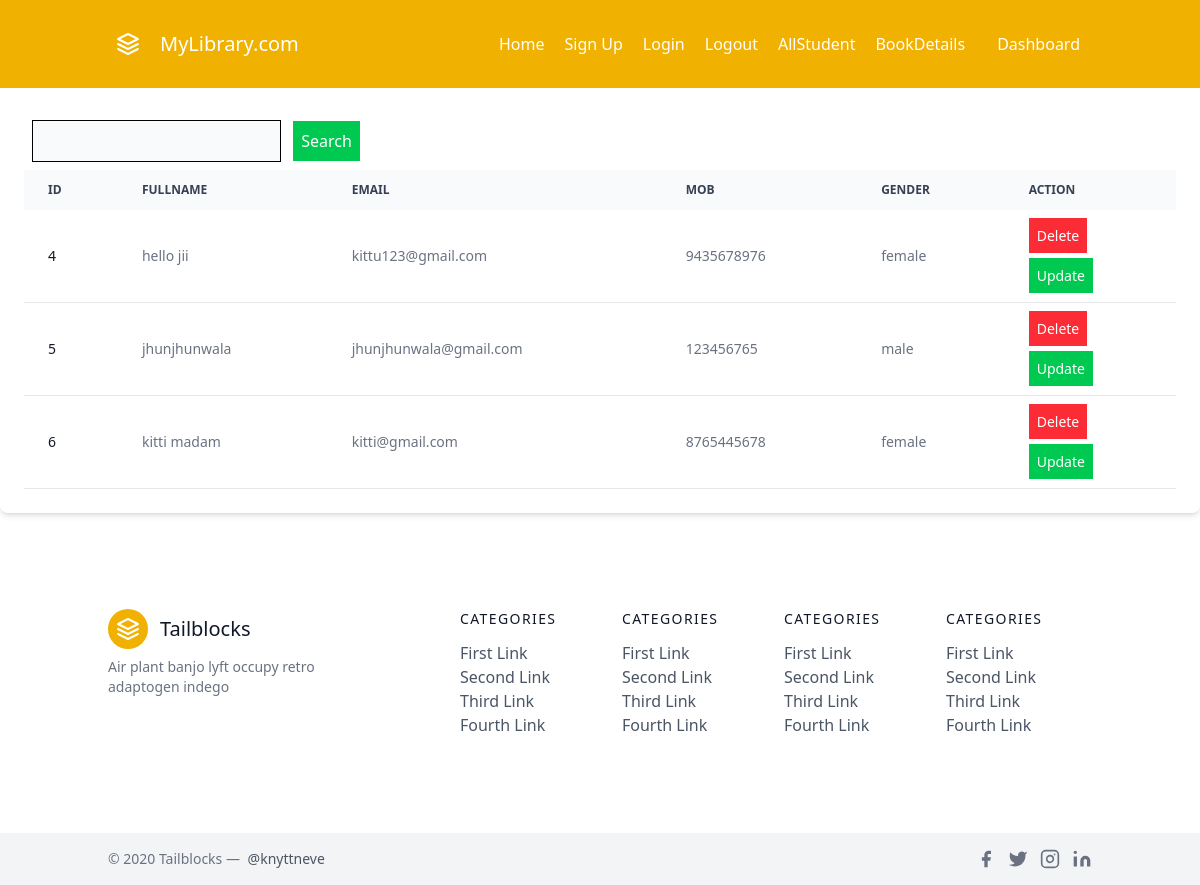
Page /getall (signed in) on the committed database.
### customer/models.py (models this page shows)
class Customer(db.Model):
    id=db.Column(db.Integer,primary_key=True)
    name=db.Column(db.String(100),nullable=False)
    email=db.Column(db.String(100),nullable=False,unique=True)
    password=db.Column(db.String(100),nullable=True)
    phone=db.Column(db.Integer,unique=True,nullable=True)
    gender=db.Column(db.String(10),nullable=False)

### app.py (the view)
@app.route("/getall",methods=["GET"])
def get_all():
    if "Email" not in session:
        return redirect(url_for("login_user"))
    customers = Customer.query.all()
    return render_template("getallstudent.html", users=customers)

### templates/getallstudent.html
{% extends "base.html" %}
{% block content %}
<div class="relative overflow-x-auto shadow-md sm:rounded-lg p-6">
    <form method="GET" action="/search">
    <input name="query" class="bg-gray-50 border p-2 m-2" type="text"> <button type="submit" class="bg-green-500 p-2 text-white cursor-pointer">Search</button>
    </form>
  <table class="w-full text-sm text-left rtl:text-right text-gray-500 dark:text-gray-400">
        <thead class="text-xs text-gray-700 uppercase bg-gray-50 dark:bg-gray-700 dark:text-gray-400">
            <tr>
                <th scope="col" class="px-6 py-3">
                    ID
                </th>
                <th scope="col" class="px-6 py-3">
                    FULLNAME
                </th>
                <th scope="col" class="px-6 py-3">
                    EMAIL
                </th>
                <th scope="col" class="px-6 py-3">
                    MOB
                </th>
                <th scope="col" class="px-6 py-3">
                    GENDER
                </th>
                <th scope="col" class="px-6 py-3">
                    ACTION
                </th>
            </tr>
        </thead>
        <tbody>
            {% for data in users %}
              <tr class="bg-white border-b dark:bg-gray-800 dark:border-gray-700 border-gray-200 hover:bg-gray-50 dark:hover:bg-gray-600">
                <th scope="row" class="px-6 py-4 font-medium text-gray-900 whitespace-nowrap dark:text-white">
                    {{data.id}}
                </th>
                <td class="px-6 py-4">
                    {{data.name}}
                </td>
                <td class="px-6 py-4">
                    {{data.email}}
                </td>
                <td class="px-6 py-4">
                    {{data.phone}}
                </td>
                <td class="px-6 py-4">
                    {{data.gender}}
                </td>
                <td class="px-6 py-4">
                    <a class="bg-red-500 text-white p-2" href="{{url_for('delete_stud',id=data.id)}}" onclick="return confirm('Are you Sure to delete data.')" >Delete</a>
                    <br>
                    <br>
                    <a class="bg-green-500 text-white p-2" href="{{url_for('update_user',id=data.id)}}">Update</a>
                </td>
            </tr>
            {% endfor %}
        </tbody>
    </table>
</div>
{% endblock content %}

### templates/base.html (shortened to what this page needs)
<!DOCTYPE html>
<html lang="en">
<head>
    <script src="https://cdn.jsdelivr.net/npm/@tailwindcss/browser@4"></script>
</head>
<body>
     <header class="text-gray-600 body-font bg-yellow-500 text-white">
  <div class="container mx-auto flex flex-wrap p-5 flex-col md:flex-row items-center">
    <a href="{{url_for('home')}}" class="flex title-font font-medium items-center text-gray-900 mb-4 md:mb-0">
      <svg xmlns="http://www.w3.org/2000/svg" fill="none" stroke="currentColor" stroke-linecap="round" stroke-linejoin="round" stroke-width="2" class="w-10 h-10 text-white p-2 bg-yellow-500 rounded-full" viewBox="0 0 24 24">
        <path d="M12 2L2 7l10 5 10-5-10-5zM2 17l10 5 10-5M2 12l10 5 10-5"></path>
      </svg>
      <span class="ml-3 text-xl text-white">MyLibrary.com</span>
    </a>
    <nav class="md:ml-auto flex flex-wrap items-center text-base justify-center">
      <a href="{{url_for('home')}}" class="mr-5 hover:text-gray-900">Home</a>
      <a href="{{url_for('customer_reg')}}" class="mr-5 hover:text-gray-900">Sign Up</a>
      <a href="{{url_for('login_user')}}" class="mr-5 hover:text-gray-900">Login</a>
      <a href="{{ url_for('log_out')}}"
      class="mr-5 hover:text-gray-900">Logout</a>
      <a href="{{url_for('get_all')}}" class="mr-5 hover:text-gray-900">AllStudent</a>
      <a href="{{url_for('book_details')}}" class="mr-5 hover:text-gray-900">BookDetails</a>
    </nav>
    <a href="{{url_for('user_dashboard')}}">
    <button class="inline-flex items-center border-0 focus:outline-none bg-yellow-500 text-white p-3 hover:bg-orange-600 rounded text-base mt-4 md:mt-0">Dashboard
      </a>
  </div>
</header>
  {% block content %}
  {% endblock content %}
  <footer class="text-gray-600 body-font">
  <div class="container px-5 py-24 mx-auto flex md:items-center lg:items-start md:flex-row md:flex-nowrap flex-wrap flex-col">
    <div class="w-64 flex-shrink-0 md:mx-0 mx-auto text-center md:text-left">
      <a class="flex title-font font-medium items-center md:justify-start justify-center text-gray-900">
        <svg xmlns="http://www.w3.org/2000/svg" fill="none" stroke="currentColor" stroke-linecap="round" stroke-linejoin="round" stroke-width="2" class="w-10 h-10 text-white p-2 bg-yellow-500 rounded-full" viewBox="0 0 24 24">
          <path d="M12 2L2 7l10 5 10-5-10-5zM2 17l10 5 10-5M2 12l10 5 10-5"></path>
        </svg>
        <span class="ml-3 text-xl">Tailblocks</span>
      </a>
      <p class="mt-2 text-sm text-gray-500">Air plant banjo lyft occupy retro adaptogen indego</p>
    </div>
    <div class="flex-grow flex flex-wrap md:pl-20 -mb-10 md:mt-0 mt-10 md:text-left text-center">
      <div class="lg:w-1/4 md:w-1/2 w-full px-4">
        <h2 class="title-font font-medium text-gray-900 tracking-widest text-sm mb-3">CATEGORIES</h2>
        <nav class="list-none mb-10">
          <li>
            <a class="text-gray-600 hover:text-gray-800">First Link</a>
          </li>
          <li>
            <a class="text-gray-600 hover:text-gray-800">Second Link</a>
          </li>
          <li>
            <a class="text-gray-600 hover:text-gray-800">Third Link</a>
          </li>
          <li>
            <a class="text-gray-600 hover:text-gray-800">Fourth Link</a>
          </li>
        </nav>
      </div>
      <div class="lg:w-1/4 md:w-1/2 w-full px-4">
        <h2 class="title-font font-medium text-gray-900 tracking-widest text-sm mb-3">CATEGORIES</h2>
        <nav class="list-none mb-10">
          <li>
            <a class="text-gray-600 hover:text-gray-800">First Link</a>
          </li>
          <li>
            <a class="text-gray-600 hover:text-gray-800">Second Link</a>
          </li>
          <li>
            <a class="text-gray-600 hover:text-gray-800">Third Link</a>
          </li>
          <li>
            <a class="text-gray-600 hover:text-gray-800">Fourth Link</a>
          </li>
        </nav>
      </div>
      <div class="lg:w-1/4 md:w-1/2 w-full px-4">
        <h2 class="title-font font-medium text-gray-900 tracking-widest text-sm mb-3">CATEGORIES</h2>
        <nav class="list-none mb-10">
          <li>
            <a class="text-gray-600 hover:text-gray-800">First Link</a>
          </li>
          <li>
            <a class="text-gray-600 hover:text-gray-800">Second Link</a>
          </li>
          <li>
            <a class="text-gray-600 hover:text-gray-800">Third Link</a>
          </li>
          <li>
            <a class="text-gray-600 hover:text-gray-800">Fourth Link</a>
          </li>
        </nav>
      </div>
      <div class="lg:w-1/4 md:w-1/2 w-full px-4">
        <h2 class="title-font font-medium text-gray-900 tracking-widest text-sm mb-3">CATEGORIES</h2>
        <nav class="list-none mb-10">
          <li>
            <a class="text-gray-600 hover:text-gray-800">First Link</a>
          </li>
          <li>
            <a class="text-gray-600 hover:text-gray-800">Second Link</a>
          </li>
          <li>
            <a class="text-gray-600 hover:text-gray-800">Third Link</a>
          </li>
          <li>
            <a class="text-gray-600 hover:text-gray-800">Fourth Link</a>
          </li>
        </nav>
      </div>
    </div>
  </div>
  <div class="bg-gray-100">
    <div class="container mx-auto py-4 px-5 flex flex-wrap flex-col sm:flex-row">
      <p class="text-gray-500 text-sm text-center sm:text-left">© 2020 Tailblocks —
        <a href="https://twitter.com/knyttneve" rel="noopener noreferrer" class="text-gray-600 ml-1" target="_blank">@knyttneve</a>
      </p>
      <span class="inline-flex sm:ml-auto sm:mt-0 mt-2 justify-center sm:justify-start">
        <a class="text-gray-500">
          <svg fill="currentColor" stroke-linecap="round" stroke-linejoin="round" stroke-width="2" class="w-5 h-5" viewBox="0 0 24 24">
            <path d="M18 2h-3a5 5 0 00-5 5v3H7v4h3v8h4v-8h3l1-4h-4V7a1 1 0 011-1h3z"></path>
          </svg>
        </a>
        <a class="ml-3 text-gray-500">
          <svg fill="currentColor" stroke-linecap="round" stroke-linejoin="round" stroke-width="2" class="w-5 h-5" viewBox="0 0 24 24">
            <path d="M23 3a10.9 10.9 0 01-3.14 1.53 4.48 4.48 0 00-7.86 3v1A10.66 10.66 0 013 4s-4 9 5 13a11.64 11.64 0 01-7 2c9 5 20 0 20-11.5a4.5 4.5 0 00-.08-.83A7.72 7.72 0 0023 3z"></path>
          </svg>
        </a>
        <a class="ml-3 text-gray-500">
          <svg fill="none" stroke="currentColor" stroke-linecap="round" stroke-linejoin="round" stroke-width="2" class="w-5 h-5" viewBox="0 0 24 24">
            <rect width="20" height="20" x="2" y="2" rx="5" ry="5"></rect>
            <path d="M16 11.37A4 4 0 1112.63 8 4 4 0 0116 11.37zm1.5-4.87h.01"></path>
          </svg>
        </a>
        <a class="ml-3 text-gray-500">
          <svg fill="currentColor" stroke="currentColor" stroke-linecap="round" stroke-linejoin="round" stroke-width="0" class="w-5 h-5" viewBox="0 0 24 24">
            <path stroke="none" d="M16 8a6 6 0 016 6v7h-4v-7a2 2 0 00-2-2 2 2 0 00-2 2v7h-4v-7a6 6 0 016-6zM2 9h4v12H2z"></path>
            <circle cx="4" cy="4" r="2" stroke="none"></circle>
          </svg>
        </a>
      </span>
    </div>
  </div>
</footer>
</body>
</html>

### rows in the picture
Customer: id "4", name "hello jii", email "kittu123@gmail.com", phone "9435678976", gender "female"
Customer: id "5", name "jhunjhunwala", email "jhunjhunwala@gmail.com", phone "123456765", gender "male"
Customer: id "6", name "kitti madam", email "kitti@gmail.com", phone "8765445678", gender "female"
